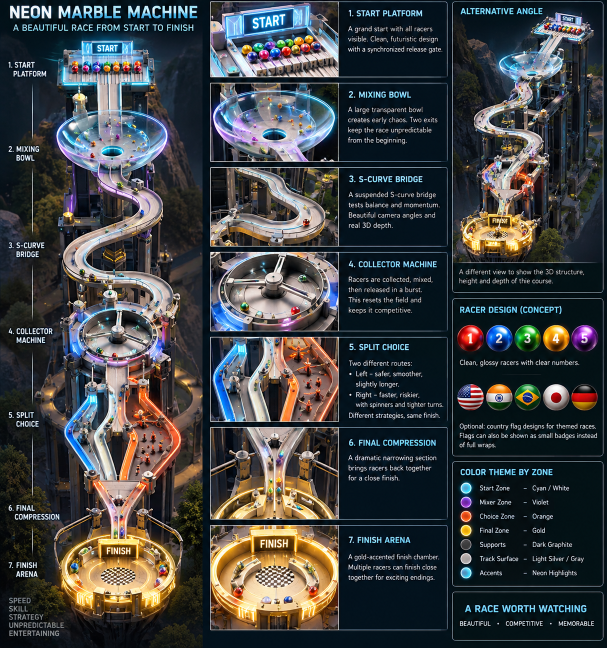
#> input picture docs/references/neon_marble_machine_concept.png, 1214 x 1295 px (shown at 1/2 size)
$ python -i style_lab.py   (imports and definitions only)
#> lines starting #> are read from the running program, lines starting #| are printed output that depends on the picture
"""Lock the sloped course's visual design system: candidate sheets, then a board.

A fifth art driver and a sibling of ``course_lab.py``, not an edit to it: that
tool renders the layout study this branch inherited and has to keep rendering
it byte for byte. This one drives the same scene through
``godot/assets/marble_machine/course/course_style.gd``, whose five axes -
track, guard, support, environment, finish - are selected independently.

It loads no replay, imports nothing from ``race`` or ``engine``, and cannot
change what a race does.

Method, and the reason it is cheap: every candidate sheet varies **one** axis
and holds the other four at the locked setting, so a sheet answers "pearl or
silver" rather than "sheet 1 or sheet 3". Candidate panels render at
``PANEL`` height; only the board, the phone check and the comparison pay for
full resolution.

Finding Godot, in order: ``--godot``, then ``$GODOT_BIN`` or ``$GODOT4_BIN``,
then the PATH.

Typical use::

    python tools/style_lab.py axis track      # one candidate sheet
    python tools/style_lab.py candidates      # all five
    python tools/style_lab.py board           # the locked style, full res
    python tools/style_lab.py palette         # swatches, from the live dump
    python tools/style_lab.py all
"""

from __future__ import annotations

import argparse
import json
import os
import shutil
import subprocess
import sys
import time

from PIL import Image, ImageDraw, ImageFont

REPO = os.path.dirname(os.path.dirname(os.path.abspath(__file__)))
GODOT_PROJECT = os.path.join(REPO, "godot")
RENDER_SCENE = "scenes/CourseRender.tscn"

OUT = os.path.join(REPO, "docs", "validation", "style_lock")
FRAMES = os.path.join(OUT, "_frames")
CONCEPT = os.path.join(REPO, "docs", "references",
                       "neon_marble_machine_concept.png")

LAYOUT = "b"
FULL = (1080, 1920)
PANEL = (560, 996)
INK = (9, 12, 17)
TEXT = (216, 233, 245)
DIM = (135, 156, 172)

# The concept sheet is a multi-panel infographic; its left column is the hero
# render and the only part a hero frame can honestly be compared against.
CONCEPT_HERO_FRACTION = 0.335

# Kept in step with `course_style.LOCK`. Asserted against the scene's own
# report on every render, so the two cannot drift apart silently.
LOCK = {"track": "pearl", "guard": "cast_low", "support": "brass",
        "env": "valley", "finish": "gold"}

# One axis, the shot that shows it, and the candidates in the order a sheet
# should read them: the shipped setting first, then the proposals.
#
# The shot per axis is the whole reason this is cheap. A guard is 0.26 units
# tall, so judging it from the hero lens is judging a two-pixel line; a
# support language only exists where the piers are tall, which is the viaduct
# on the final run. Each axis is photographed where it lives.
AXES = {
    "track": {
        # Two lenses, and neither is a race framing. `descent` is the only
        # shot on this course that looks down *into* the cradle with racers
        # sitting in it, which is where a running surface is either working
        # or not; `material` is a close section, added for this sheet, that
        # shows the value ladder across shell, lip, band and keel at once.
        # The first version of this sheet used `long_track`, whose bearing
        # of sixteen degrees shows the channel's *outer shell wall* - the one
        # surface none of these candidates change - and all four panels came
        # back indistinguishable.
        "shot": "descent",
        "second": "material",
        "options": ["base", "pearl", "silver", "fascia"],
        "labels": {
            "base": "BASE  shipped pearl",
            "pearl": "PEARL  warm shell / cool band",
            "silver": "SILVER  cool shell",
            "fascia": "FASCIA  soft gloss / black belly",
        },
        "title": "TRACK MATERIAL",
        "file": "track_material_candidates.png",
    },
    "guard": {
        "shot": "descent",
        "options": ["base", "tint", "lit", "glass", "cast",
                    "cast_low"],
        "labels": {
            "base": "BASE  12% aqua tint",
            "tint": "TINT  30% + frosted edge",
            "lit": "LIT  22% + self-emission",
            "glass": "GLASS  40% cast",
            "cast": "CAST  34% + 0.40 emission",
            "cast_low": "CAST-LOW  15% + 0.72 em  (PICK)",
        },
        "title": "GUARD SYSTEM",
        "file": "guard_candidates.png",
    },
    "support": {
        "shot": "final_run",
        "options": ["base", "brass", "copper", "mono"],
        "labels": {
            "base": "BASE  graphite + metal gold",
            "brass": "BRASS  lifted graphite + brass",
            "copper": "COPPER  deep graphite + copper",
            "mono": "MONO  two-tone, no warm accent",
        },
        "title": "SUPPORT SYSTEM",
        "file": "support_candidates.png",
    },
    "env": {
        "shot": "hero",
        "options": ["base", "depth", "valley", "warm"],
        "labels": {
            "base": "BASE  shipped dusk",
            "depth": "DEPTH  layer split + cool haze",
            "valley": "VALLEY  depth + settlement",
            "warm": "WARM  warm-dominant dusk",
        },
        "title": "ENVIRONMENT",
        "file": "environment_candidates.png",
    },
    "finish": {
        "shot": "finish",
        "options": ["base", "gold", "contrast"],
        "labels": {
            "base": "BASE  shipped gold",
            "gold": "GOLD  hotter wash, hard checker",
            "contrast": "CONTRAST  cool arena, gold trim",
        },
        "title": "FINISH ZONE",
        "file": "finish_zone_candidates.png",
    },
}

BOARD_SHOTS = ("hero", "start", "long_track", "split", "finish")
BOARD_LABELS = ("HERO", "START", "TRACK", "SPLIT CHOICE", "FINISH")

GODOT_ENV_VARS = ("GODOT_BIN", "GODOT4_BIN")
GODOT_ON_PATH = ("godot", "godot4", "Godot_v4.7.2-stable_win64.exe")


class LabError(RuntimeError):
    """The render did not produce what was asked for."""


# --- godot ----------------------------------------------------------------


# [75 lines left out: functions find_godot, style_of, render, not called in this run]


# --- sheet furniture ------------------------------------------------------


def _font(size: int, bold: bool = True) -> ImageFont.ImageFont:
    names = (("segoeuib.ttf", "arialbd.ttf", "DejaVuSans-Bold.ttf") if bold
             else ("segoeui.ttf", "arial.ttf", "DejaVuSans.ttf"))
    for name in names:
        try:
            return ImageFont.truetype(name, size)
        except OSError:
            continue
    return ImageFont.load_default()


def _panel(image: Image.Image, heading: str, note: str,
           height: int) -> Image.Image:
    """One labelled column: the frame, a heading, and a line of reasoning."""
    scale = height / image.height
    body = image.resize((max(1, int(image.width * scale)), height),
                        Image.LANCZOS)
    bar = 88 if note else 52
    out = Image.new("RGB", (body.width, height + bar), INK)
    out.paste(body, (0, 0))
    draw = ImageDraw.Draw(out)
    draw.text((14, height + 12), heading, font=_font(23), fill=TEXT)
    if note:
        _wrapped(draw, note, 14, height + 44, body.width - 28,
                 _font(19, False), DIM)
    return out


def _wrapped(draw: ImageDraw.ImageDraw, text: str, x: int, y: int, width: int,
             font: ImageFont.ImageFont, fill: tuple) -> int:
    line = ""
    for word in text.split():
        probe = f"{line} {word}".strip()
        if draw.textlength(probe, font=font) > width and line:
            draw.text((x, y), line, font=font, fill=fill)
            y += font.size + 5
            line = word
        else:
            line = probe
    if line:
        draw.text((x, y), line, font=font, fill=fill)
        y += font.size + 5
    return y


def _row(panels: list[Image.Image], gap: int = 16,
         title: str = "", subtitle: str = "") -> Image.Image:
    width = sum(p.width for p in panels) + gap * (len(panels) - 1)
    body = max(p.height for p in panels)
    head = 0 if not title else (110 if subtitle else 68)
    sheet = Image.new("RGB", (width, body + head), INK)
    x = 0
    for panel in panels:
        sheet.paste(panel, (x, head))
        x += panel.width + gap
    if title:
        draw = ImageDraw.Draw(sheet)
        draw.text((16, 18), title, font=_font(38), fill=TEXT)
        if subtitle:
            _wrapped(draw, subtitle, 16, 66, width - 32, _font(21, False), DIM)
    return sheet


# [9 lines left out: function _stack, not called in this run]


# --- commands -------------------------------------------------------------


NOTES = {
    ("track", "base"):
        "Shell #E8E6E0 at key energy 3.2 sits past the ACES shoulder, so "
        "shell, lip and polished floor all resolve to one white. A road.",
    ("track", "pearl"):
        "Shell down to #D8D4CB, running band to #7F8B99, clearcoat on the "
        "cradle cut to 0.45. Three separated values across the section.",
    ("track", "silver"):
        "Shell itself goes cool #C6CED7. Matches the concept's silver "
        "swatch literally; the risk is a track with no warm value in it.",
    ("track", "fascia"):
        "Warm pearl at low gloss over a near-black keel. Best underside "
        "contrast, softest highlight - closest to matte.",
    ("guard", "base"):
        "12% aqua on a 0.26 wall. Below the resolution of every camera on "
        "this course; the aqua rail of the target concept is simply absent.",
    ("guard", "tint"):
        "30% pigment and a 0.44 frosted edge. Holds colour in a still, and "
        "the frosting reads as a bright line rather than as glass.",
    ("guard", "lit"):
        "22% plus a 0.55 self-emission. The rail glows along its length, so "
        "it survives the resize to phone width. Geometry untouched.",
    ("guard", "glass"):
        "40% and almost no rim. Reads as thick cast glass and darkens the "
        "channel it is standing on.",
    ("guard", "cast"):
        "34% pigment, a 0.32 rim and 0.40 self-emission: glass's pigment and "
        "lit's survival at phone width, which no single candidate had both "
        "of. Superseded on an occlusion measurement, not on looks.",
    ("guard", "cast_low"):
        "15% - a parallel session measured that the rail's arris stands 0.23 "
        "above a marble's crown, so every section camera sees near-lane "
        "racers through it, and capped alpha there. The shortfall goes into "
        "emission, which is what carried the rail at phone width anyway.",
    ("support", "base"):
        "Graphite #2A2E35 with metal caps. Metal reflects an unlit sky, so "
        "every warm accent renders dull olive; the piers are hairlines.",
    ("support", "brass"):
        "Graphite lifted to #333A44, caps moulded brass with a metallic "
        "hint. Warm hardware that keeps its colour in an unlit scene.",
    ("support", "copper"):
        "Deeper graphite, hotter copper. More contrast at the cap and a "
        "warmer read overall; closer to rust than to hardware.",
    ("support", "mono"):
        "Two-tone graphite with a cool cap. The control for 'not too busy' "
        "- and the frame loses its structural warmth with it.",
    ("env", "base"):
        "The amber world rake lands on the near ground, tanning the "
        "mountainside; mauve haze; the cyan rim is unmasked and teals the "
        "scatter; the dusk band hides behind the far range.",
    ("env", "depth"):
        "Near ground on its own light layer, so the distance is warm and "
        "the mountainside stays cool rock. Cool haze, warmer sky horizon, "
        "rim masked to the product.",
    ("env", "valley"):
        "Depth, plus a dusk band raised until it clears the far range, lit "
        "settlement on the near crests, near haze veils, and a darker near "
        "ground for the pearl to be bright against.",
    ("env", "warm"):
        "The counter-proposal: warmth in the ground itself. Cohesive, and "
        "it spends the temperature contrast that was buying the depth.",
    ("finish", "base"):
        "The gold fascia reads; the atmosphere does not. Fog at 0.30 sky "
        "affect turns everything behind the arena into one pale sheet.",
    ("finish", "gold"):
        "Hotter wash, brighter sign face, and a checker separated hard "
        "enough to survive the wash. Warm and legible.",
    ("finish", "contrast"):
        "The same gold with the arena's own shell pushed cool, so warmth "
        "reads by comparison. Cleaner, and less of an occasion.",
}


# [58 lines left out: functions axis_sheet, board, not called in this run]


def _target_comparison(hero: str) -> None:
    """The concept's hero column beside ours, at equal height, uncropped.

    The layouts differ on purpose - a course is not a tower - so this sheet is
    about material, light, temperature and finish only.
    """
    concept = Image.open(CONCEPT)
#> concept is the input picture: PIL image 1214x1295 RGB; mean R, G, B 62.8, 65, 66.3
    column = concept.crop((0, 0, int(concept.width * CONCEPT_HERO_FRACTION),
                           concept.height))
    panels = [
        _panel(column, "TARGET CONCEPT", "dark gorge, silver channel, aqua "
               "rails, graphite structure, cyan-violet-orange-gold journey, "
               "warm lights behind.", 1320),
        _panel(Image.open(hero), "LOCKED STYLE", "the same seven traits on a "
               "sloped course: cool upper, violet mid, blue/orange choice, "
               "gold finale, warm settlement in the distance.", 1320),
    ]
#> in _panel, `body = image.resize((max(1, int(image.width * scale)), height), Image...`:
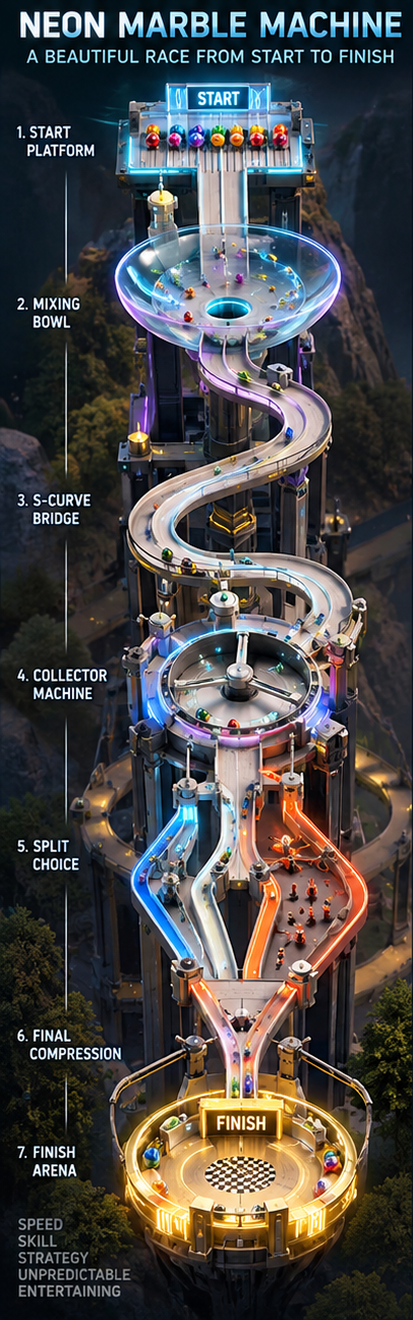
#> body: PIL image 413x1320 RGB; mean R, G, B 73.6, 71.8, 71.1
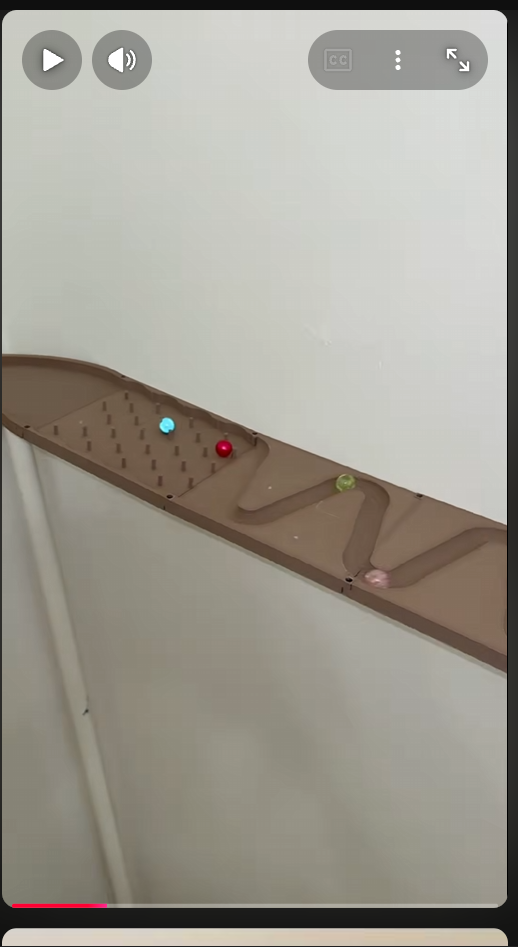
#> input picture docs/references/sloped_course_layout_reference.png, 518 x 947 px
#> call 2 of _panel, with heading = 'LOCKED STYLE', height = 1320
#> in _panel (call 2), `scale = height / image.height`: scale = 1.39
#> in _panel (call 2), `out = Image.new("RGB", (body.width, height + bar), INK)`:
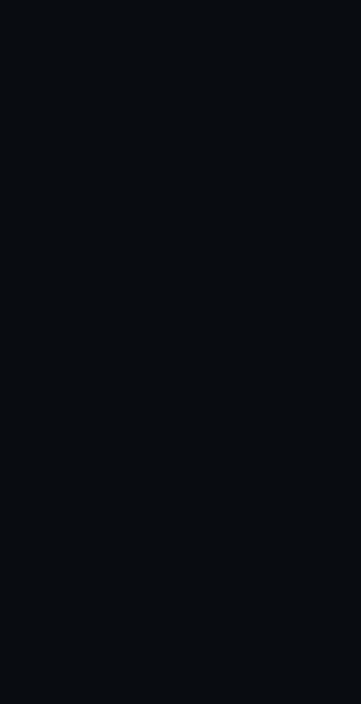
#> out: PIL image 722x1408 RGB (shown at 1/2 size); mean R, G, B 9, 12, 17
#> in _panel (call 2), `out.paste(body, (0, 0))`:
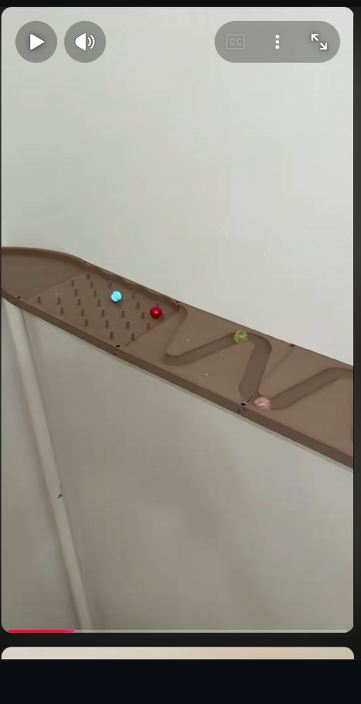
#> out: PIL image 722x1408 RGB (shown at 1/2 size); mean R, G, B 149.9, 146.7, 138.1
    destination = os.path.join(OUT, "target_comparison.png")
    _row(panels, 22, "AGAINST THE TARGET",
         "quality, temperature and finish - not layout").save(destination)
#> in _row, `width = sum(p.width for p in panels) + gap * (len(panels) - 1)`: width = 1157
#> in _row, `body = max(p.height for p in panels)`: body = 1408
#> in _row, `sheet = Image.new("RGB", (width, body + head), INK)`:
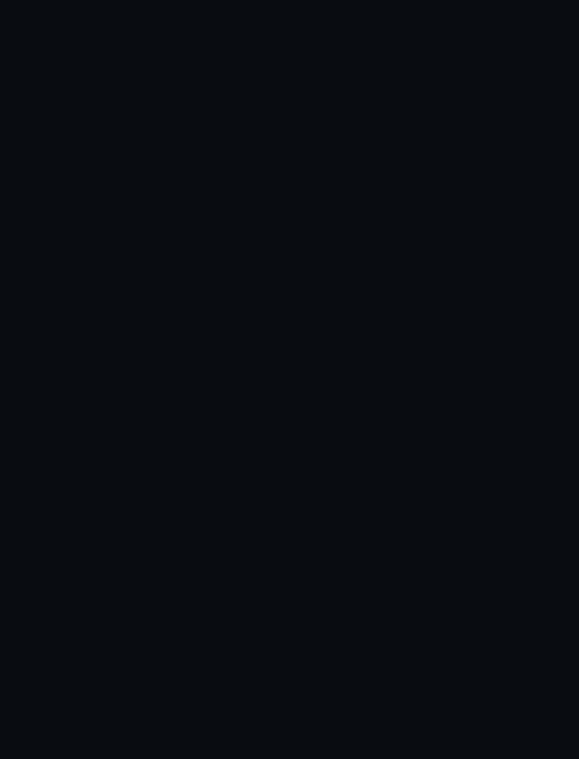
#> sheet: PIL image 1157x1518 RGB (shown at 1/2 size); mean R, G, B 9, 12, 17
#> the loop in _row, `for panel in panels:` made 2 passes
#> x on passes 1 to 2: 435, 1179
#> after the loop in _row, `for panel in panels:`:
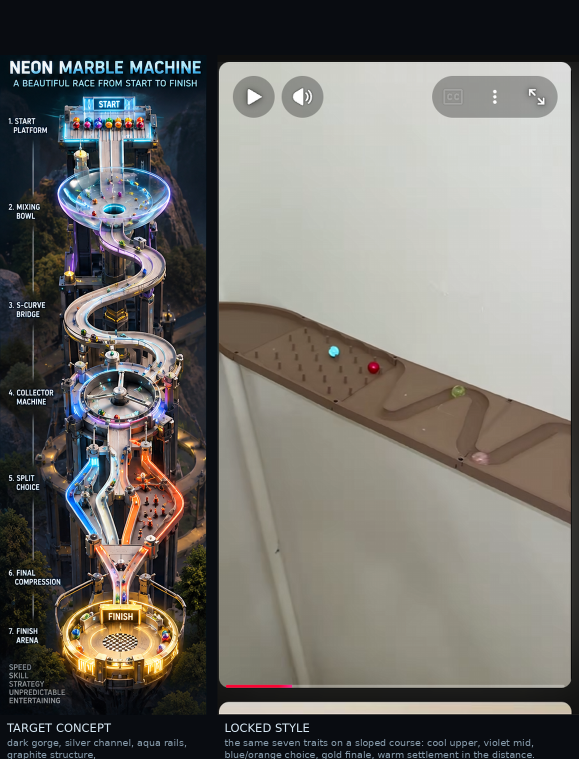
#> sheet: PIL image 1157x1518 RGB (shown at 1/2 size); mean R, G, B 111.3, 109.3, 104.7
#> after the loop in _row, `for panel in panels:`: x = 1179
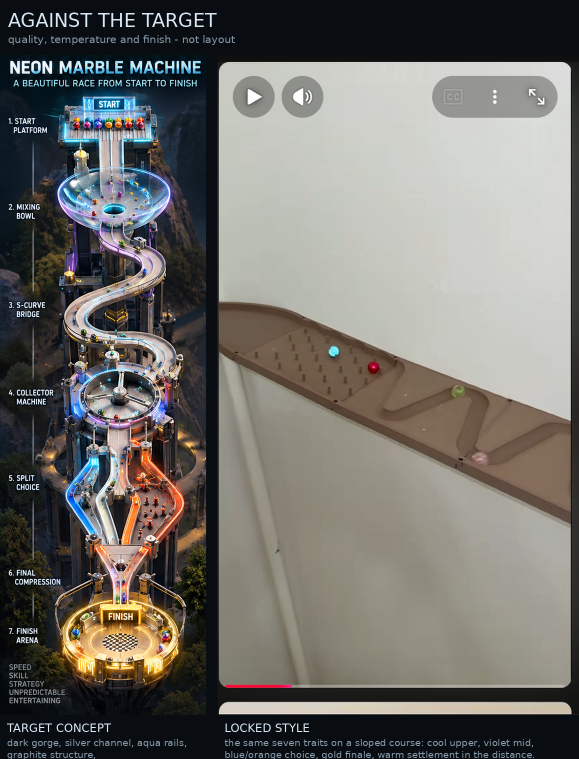
#> saved as target_comparison.png: PIL image 1157x1518 RGB (shown at 1/2 size); mean R, G, B 111.8, 109.9, 105.3
    print(f"  comparison -> {destination}")


# [166 lines left out: functions _phone_check, palette_sheet, main, not called in this run]


# [6 lines not run here, left out]

>>> result = _target_comparison('../docs/references/sloped_course_layout_reference.png')
